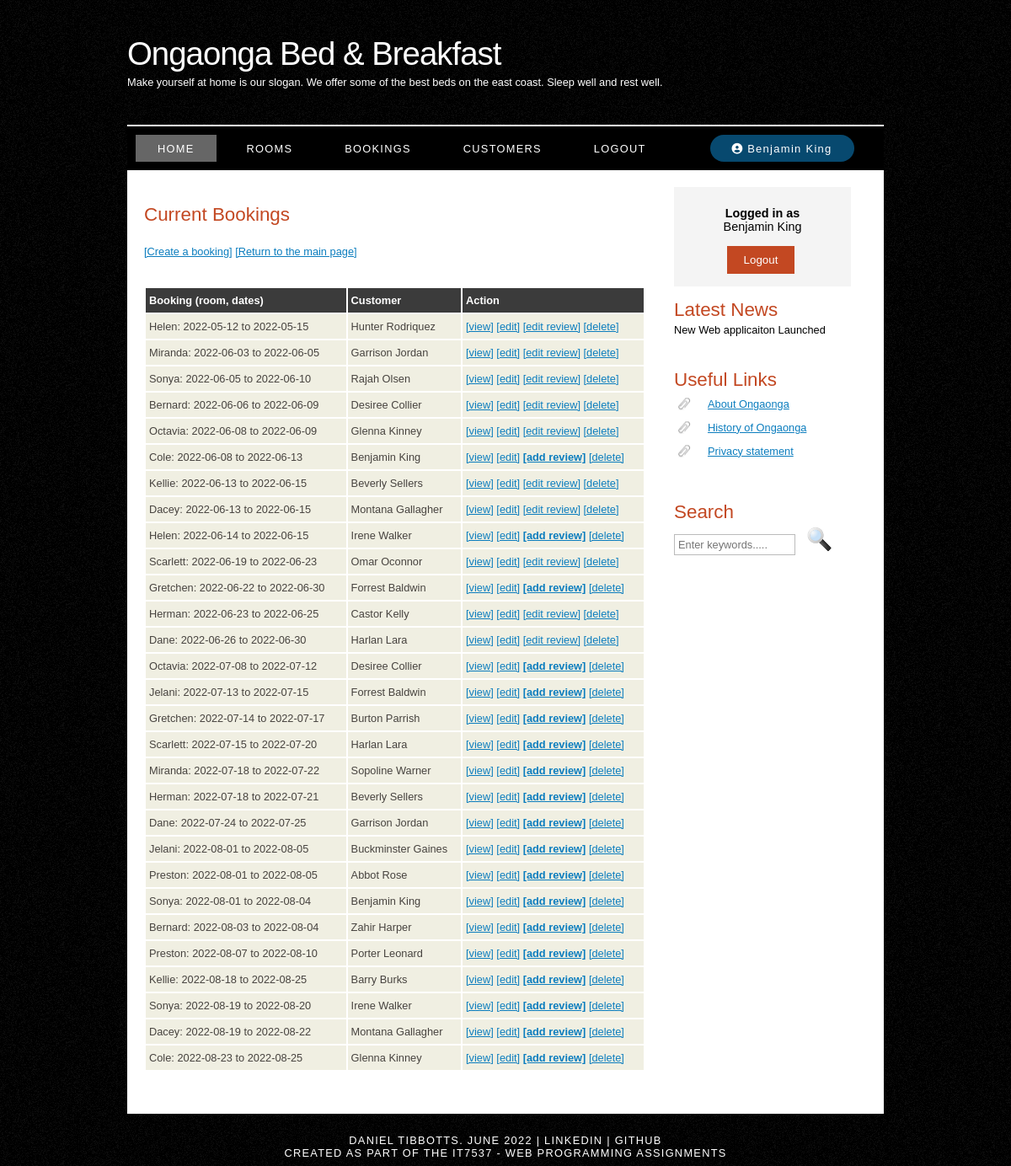
Screenshot of /listbookings.php (signed in) with the database file from the repository.
### tables this page shows
CREATE TABLE IF NOT EXISTS booking (
  bookingID int UNSIGNED NOT NULL AUTO_INCREMENT,
  customerID int UNSIGNED NOT NULL,
  roomID int UNSIGNED NOT NULL,
  checkindate date NOT NULL,
  checkoutdate date NOT NULL,
  contactnumber varchar(14) NOT NULL,
  bookingextras varchar(250) DEFAULT NULL,
  roomreview varchar(250) DEFAULT NULL,
  PRIMARY KEY (bookingID),
  CONSTRAINT FK_customerID FOREIGN KEY (customerID) REFERENCES customer(customerID),
  CONSTRAINT FK_roomID FOREIGN KEY (roomID) REFERENCES room(roomID)
) AUTO_INCREMENT=1;

CREATE TABLE IF NOT EXISTS room (
  roomID int unsigned NOT NULL auto_increment,
  roomname varchar(100) NOT NULL,
  description text default NULL,
  roomtype character default 'D',  
  beds int,
  PRIMARY KEY (roomID)
) AUTO_INCREMENT=1;

CREATE TABLE IF NOT EXISTS customer (
  customerID int unsigned NOT NULL auto_increment,
  firstname varchar(50) NOT NULL,
  lastname varchar(50) NOT NULL,
  email varchar(100) NOT NULL,
  username varchar(25) NOT NULL,
  password varchar(40) NOT NULL,
  PRIMARY KEY (customerID)
) AUTO_INCREMENT=1;

### listbookings.php (the view, shortened to what this page needs)
<?php
  include "./components/header.php";
  include "./components/menu.php";
  $db_connection = mysqli_connect(DB_HOSTNAME,DB_USER, DB_PASSWORD, DB_DATABASE);
  $query = "SELECT    bookingID, customerID, roomID, checkindate, checkoutdate,
                      contactnumber, bookingextras, roomreview
            FROM      booking
            ORDER BY  checkindate";
  $result = mysqli_query($db_connection, $query);
  $row_count = mysqli_num_rows($result);
?>
<div id="site_content">
  <?php include "./components/sidebar.php"; ?>
  <div id="content">
    <h1>Current Bookings</h1>
    <p>
      <a href="./createbooking.php">[Create a booking]</a>
      <a href="./index.php">[Return to the main page]</a>
    </p>
    <table id="bookings-table">
      <thead>
        <tr>
          <th>Booking (room, dates)</th>
          <th>Customer</th>
          <th>Action</th>
        </tr>
      </thead>
      <tbody>
        <?php
          if($row_count > 0){
            while($row = mysqli_fetch_assoc($result)){
              $booking_id = $row['bookingID'];
              echo '<tr>';
              $room_query = " SELECT roomID, roomname
                              FROM room
                              WHERE roomID=" . $row['roomID'];
              $room_result = mysqli_query($db_connection, $room_query);
              $room_row_count = mysqli_num_rows($room_result);
              if($room_row_count > 0){
                $room_row = mysqli_fetch_assoc($room_result);
                echo    '<td>';
                echo      $room_row['roomname'] . ": " . $row['checkindate'] . " to " . $row['checkoutdate'];
                echo    '</td>';
              } else {
                echo    '<td>';
                echo      "No Room info for room#" . $row['roomID'] . ": " . $row['checkindate'] . ", " . $row['checkoutdate'];
                echo    '</td>';
              }
              $customer_query = " SELECT customerID, firstname, lastname
                                  FROM customer
                                  WHERE customerID=" . $row["customerID"];
              $customer_result = mysqli_query($db_connection, $customer_query);
              $customer_row_count = mysqli_num_rows($customer_result);
              if($customer_row_count > 0){
                $customer_row = mysqli_fetch_assoc($customer_result);
                echo    '<td>';
                echo      $customer_row['firstname'] . " " . $customer_row['lastname'];
                echo    '</td>';
              } else {
                echo    '<td>Error: Customer ' . $row['customerID'] .' not found!</td>';
              }
              echo "
                      <td>
                        <a href='./viewbooking.php?id=$booking_id'>[view]</a>
                        <a href='./editbooking.php?id=$booking_id'>[edit]</a>
                      ";
              if(empty($row['roomreview'])){
                echo  "<a href='./createroomreview.php?id=$booking_id' class='bold'>[add review]</a> ";
              } else {
                echo  "<a href='./editroomreview.php?id=$booking_id'>[edit review]</a> ";
              }
              echo    "<a href='./deletebooking.php?id=$booking_id'>[delete]</a>
                    </td></tr>" . PHP_EOL;
            }
          } else {
            echo  '<tr>';
            echo    '<td colspan="3">';
            echo      "<span>No bookings to display</span>";
            echo    '</td>';
            echo  '</tr>';
          }
        ?>
      </tbody>
    </table>
  </div>
</div>
<?php
  include "./components/footer.php";
?>

### style/style.css (style rules this page uses)
html { height: 100%; }
* { margin: 0; padding: 0; }
body { font: normal 0.8em "trebuchet ms", arial, sans-serif; background: #f0efe2 url(background.png) repeat; color: #000; }
p { padding: 0 0 20px 0; line-height: 1.7em; }
h1, h2, h3, h4, h5, h6 { font: normal 175% "century gothic", arial, sans-serif; color: #000; margin: 0 0 15px 0; padding: 15px 0 5px 0; color: #c34822; }
h1 { padding-top: 40px; }
a, a:hover { outline: none; text-decoration: underline; color: rgb(11, 125, 190); }
.bold { font-weight: bold; }
#main, #logo, #menubar, #site_content, #footer { margin-left: auto; margin-right: auto; }
#site_content { width: 854px; overflow: hidden; margin: 0 auto 0 auto; padding: 0 24px 20px 20px; background: #fff; }
#content { text-align: left; float: left; width: 595px; padding: 0; }
table { width: 100%; margin: 10px 0 30px 0; }
table tr th, table tr td { background: #3b3b3b; color: #fff; padding: 7px 4px; text-align: left; }
table tr td { background: #f0efe2; color: #47433f; }

### rows the page displays
booking: roomID.roomname "Helen", checkindate "2022-05-12", checkoutdate "2022-05-15", customerID.firstname "Hunter", customerID.lastname "Rodriquez"
booking: roomID.roomname "Miranda", checkindate "2022-06-03", checkoutdate "2022-06-05", customerID.firstname "Garrison", customerID.lastname "Jordan"
booking: roomID.roomname "Sonya", checkindate "2022-06-05", checkoutdate "2022-06-10", customerID.firstname "Rajah", customerID.lastname "Olsen"
booking: roomID.roomname "Bernard", checkindate "2022-06-06", checkoutdate "2022-06-09", customerID.firstname "Desiree", customerID.lastname "Collier"
booking: roomID.roomname "Octavia", checkindate "2022-06-08", checkoutdate "2022-06-09", customerID.firstname "Glenna", customerID.lastname "Kinney"
booking: roomID.roomname "Cole", checkindate "2022-06-08", checkoutdate "2022-06-13", customerID.firstname "Benjamin", customerID.lastname "King"
booking: roomID.roomname "Kellie", checkindate "2022-06-13", checkoutdate "2022-06-15", customerID.firstname "Beverly", customerID.lastname "Sellers"
booking: roomID.roomname "Dacey", checkindate "2022-06-13", checkoutdate "2022-06-15", customerID.firstname "Montana", customerID.lastname "Gallagher"
booking: roomID.roomname "Helen", checkindate "2022-06-14", checkoutdate "2022-06-15", customerID.firstname "Irene", customerID.lastname "Walker"
booking: roomID.roomname "Scarlett", checkindate "2022-06-19", checkoutdate "2022-06-23", customerID.firstname "Omar", customerID.lastname "Oconnor"
booking: roomID.roomname "Gretchen", checkindate "2022-06-22", checkoutdate "2022-06-30", customerID.firstname "Forrest", customerID.lastname "Baldwin"
booking: roomID.roomname "Herman", checkindate "2022-06-23", checkoutdate "2022-06-25", customerID.firstname "Castor", customerID.lastname "Kelly"
booking: roomID.roomname "Dane", checkindate "2022-06-26", checkoutdate "2022-06-30", customerID.firstname "Harlan", customerID.lastname "Lara"
booking: roomID.roomname "Octavia", checkindate "2022-07-08", checkoutdate "2022-07-12", customerID.firstname "Desiree", customerID.lastname "Collier"
booking: roomID.roomname "Jelani", checkindate "2022-07-13", checkoutdate "2022-07-15", customerID.firstname "Forrest", customerID.lastname "Baldwin"
booking: roomID.roomname "Gretchen", checkindate "2022-07-14", checkoutdate "2022-07-17", customerID.firstname "Burton", customerID.lastname "Parrish"
booking: roomID.roomname "Scarlett", checkindate "2022-07-15", checkoutdate "2022-07-20", customerID.firstname "Harlan", customerID.lastname "Lara"
booking: roomID.roomname "Miranda", checkindate "2022-07-18", checkoutdate "2022-07-22", customerID.firstname "Sopoline", customerID.lastname "Warner"
booking: roomID.roomname "Herman", checkindate "2022-07-18", checkoutdate "2022-07-21", customerID.firstname "Beverly", customerID.lastname "Sellers"
booking: roomID.roomname "Dane", checkindate "2022-07-24", checkoutdate "2022-07-25", customerID.firstname "Garrison", customerID.lastname "Jordan"
booking: roomID.roomname "Jelani", checkindate "2022-08-01", checkoutdate "2022-08-05", customerID.firstname "Buckminster", customerID.lastname "Gaines"
booking: roomID.roomname "Preston", checkindate "2022-08-01", checkoutdate "2022-08-05", customerID.firstname "Abbot", customerID.lastname "Rose"
booking: roomID.roomname "Sonya", checkindate "2022-08-01", checkoutdate "2022-08-04", customerID.firstname "Benjamin", customerID.lastname "King"
booking: roomID.roomname "Bernard", checkindate "2022-08-03", checkoutdate "2022-08-04", customerID.firstname "Zahir", customerID.lastname "Harper"
booking: roomID.roomname "Preston", checkindate "2022-08-07", checkoutdate "2022-08-10", customerID.firstname "Porter", customerID.lastname "Leonard"
booking: roomID.roomname "Kellie", checkindate "2022-08-18", checkoutdate "2022-08-25", customerID.firstname "Barry", customerID.lastname "Burks"
booking: roomID.roomname "Sonya", checkindate "2022-08-19", checkoutdate "2022-08-20", customerID.firstname "Irene", customerID.lastname "Walker"
booking: roomID.roomname "Dacey", checkindate "2022-08-19", checkoutdate "2022-08-22", customerID.firstname "Montana", customerID.lastname "Gallagher"
booking: roomID.roomname "Cole", checkindate "2022-08-23", checkoutdate "2022-08-25", customerID.firstname "Glenna", customerID.lastname "Kinney"

### other values shown
get_user() "Benjamin King"
$_SESSION['user'] "Benjamin King"
